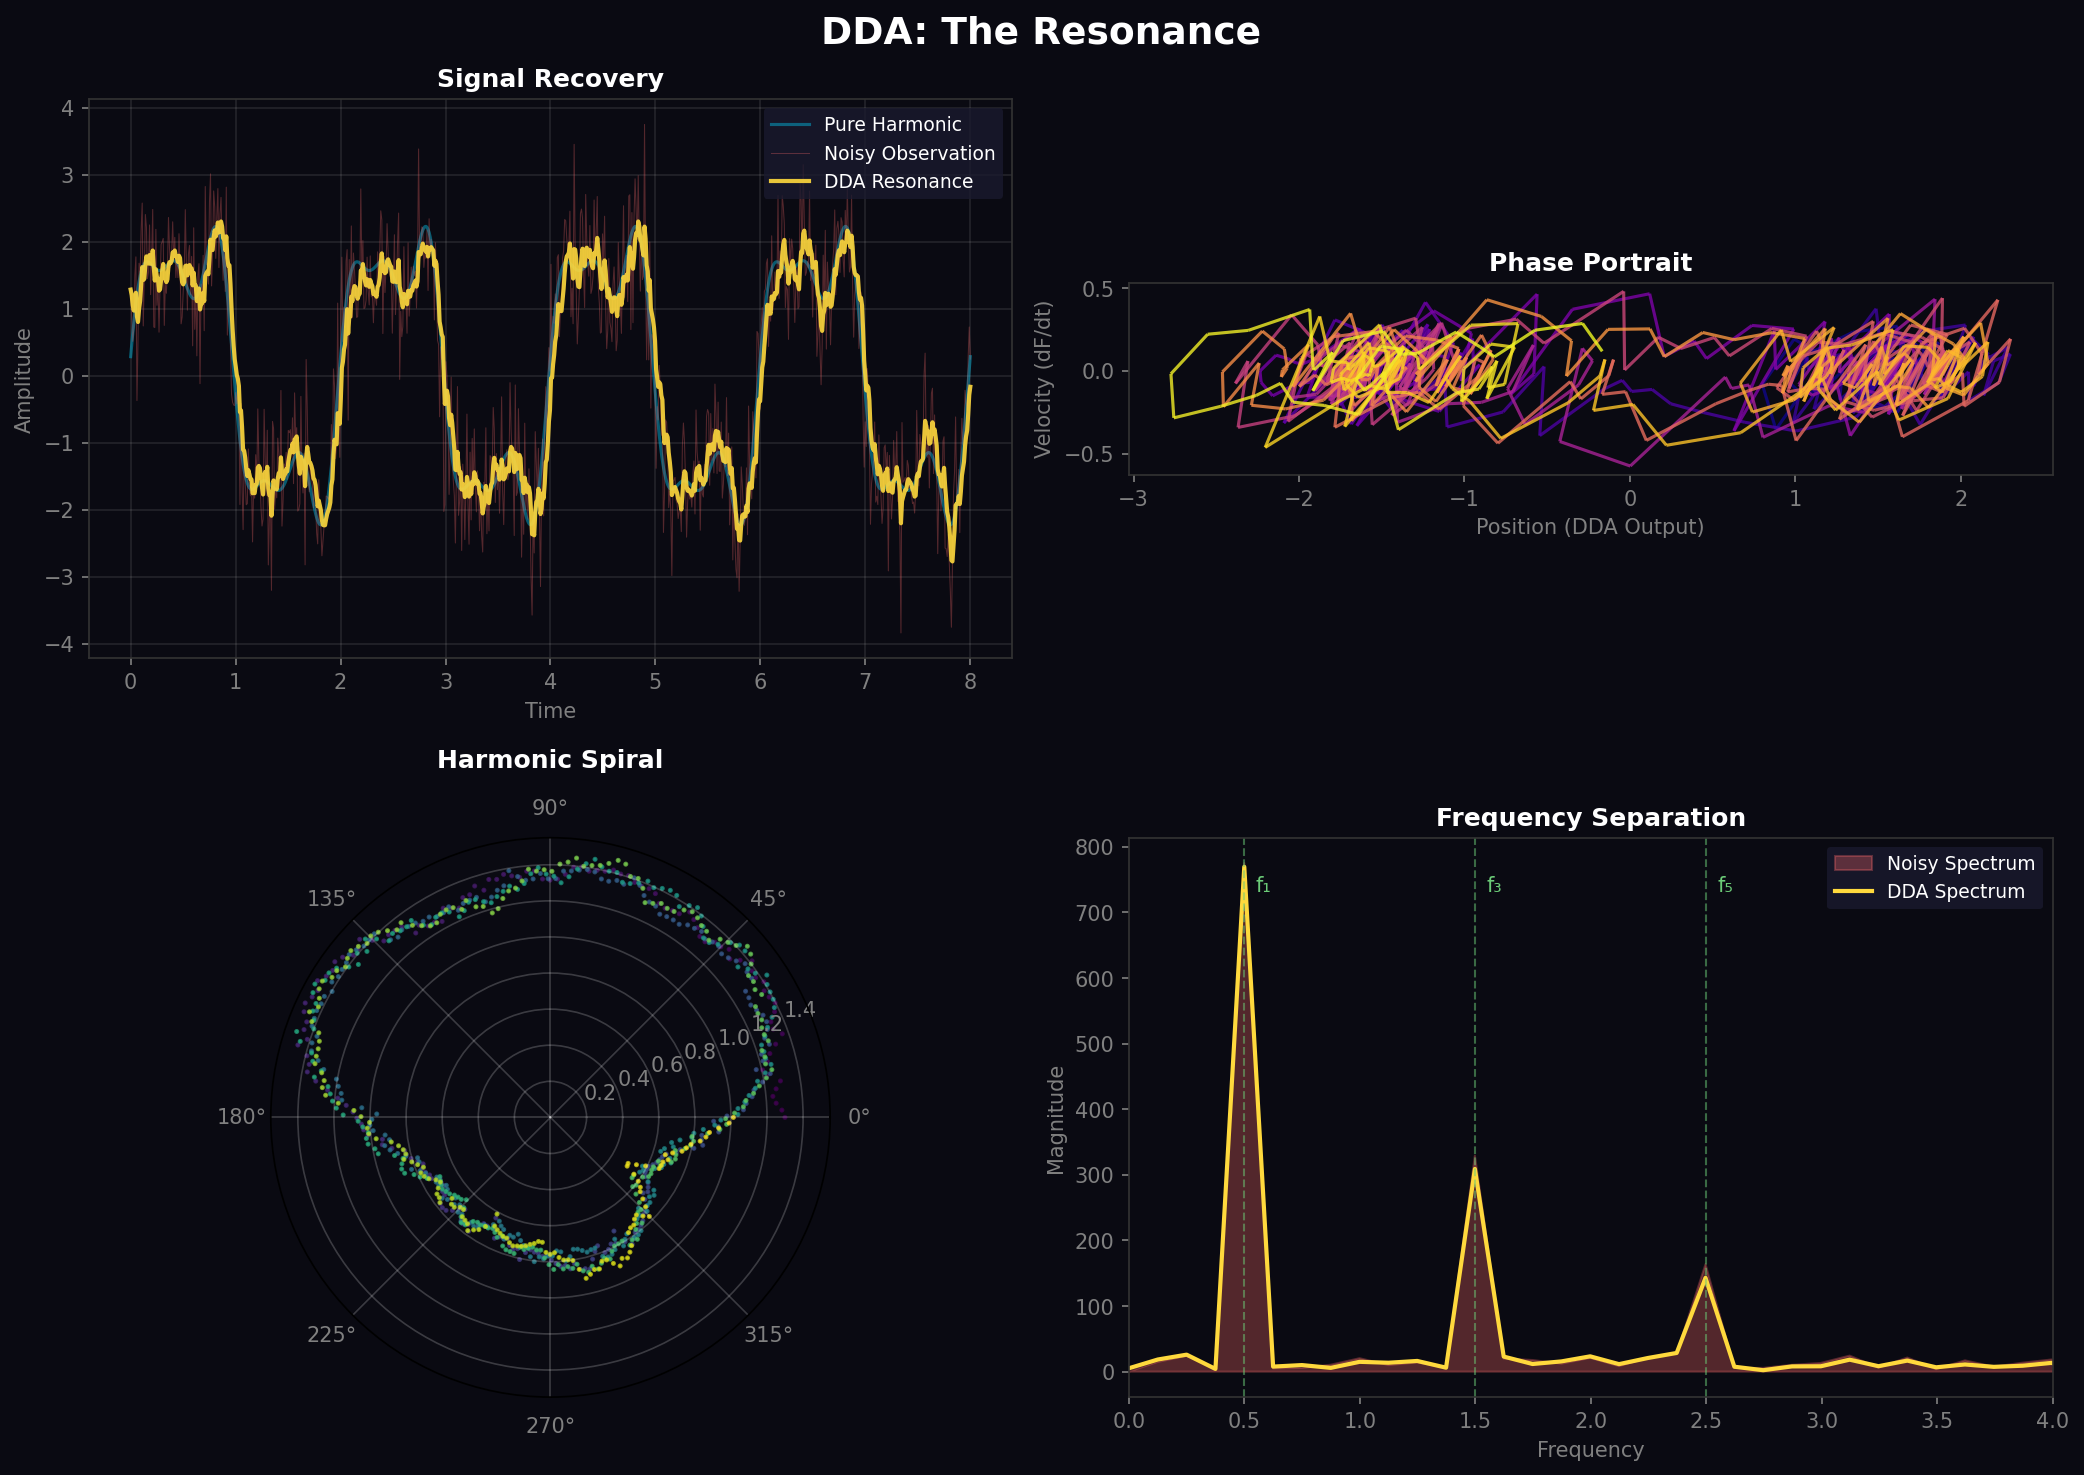

This figure's Python source:
"""
DDA "THE RESONANCE" — Sinusoidal Harmony
-----------------------------------------
DDA finding the rhythm in chaos.

A visualization of DDA tracking layered sinusoidal signals:
- Multiple frequencies interfering
- Noise corrupting the harmony
- DDA finding and following the fundamental pulse

Creates beautiful Lissajous-like spirals showing phase relationships.
"""
import numpy as np
import matplotlib.pyplot as plt
from matplotlib.collections import LineCollection
from dataclasses import dataclass
import warnings

warnings.filterwarnings('ignore')


@dataclass
class ResonanceConfig:
    P0: float = 0.80           
    m: float = 0.20            
    derivative_boost: float = 0.5
    ema_alpha: float = 0.2


class DDA_Resonator:
    """DDA tuned to find the signal in the noise."""
    
    def __init__(self):
        self.c = ResonanceConfig()
        self.F_prev = 0.0
        self.I_prev = 0.0
        self.dF = 0.0
        self.k = 1.0
        self.init = False
        
    def resonate(self, signal):
        if not self.init:
            self.F_prev = signal
            self.I_prev = signal
            self.init = True
            return signal
        
        delta = signal - self.I_prev
        self.dF = (self.c.ema_alpha * delta) + ((1 - self.c.ema_alpha) * self.dF)
        
        L = signal + (self.c.derivative_boost * self.dF)
        F = (self.c.P0 * self.k * self.F_prev) + (self.c.m * L)
        
        self.F_prev = F
        self.I_prev = signal
        return F


def create_harmonic_signal(t, noise_level=0.5):
    """
    Create a complex signal from layered sinusoidals.
    Like multiple instruments playing together.
    """
    # The fundamental — the heartbeat
    fundamental = 2.0 * np.sin(2 * np.pi * 0.5 * t)
    
    # The third harmonic — adds richness
    third = 0.8 * np.sin(2 * np.pi * 1.5 * t)
    
    # The fifth harmonic — sparkle
    fifth = 0.4 * np.sin(2 * np.pi * 2.5 * t + np.pi/4)
    
    # The pure signal (chord)
    pure_signal = fundamental + third + fifth
    
    # Corruption: noise + random phase drift
    noise = np.random.normal(0, noise_level, len(t))
    
    # Corrupted signal (what we observe)
    noisy_signal = pure_signal + noise
    
    return pure_signal, noisy_signal, fundamental


def render_resonance():
    print("🎵 THE RESONANCE")
    print("=" * 50)
    print("\"In chaos, the algorithm finds the song.\"")
    print("=" * 50)
    
    np.random.seed(2024)
    
    # Time
    t = np.linspace(0, 8, 800)
    
    # Generate signals
    pure, noisy, fundamental = create_harmonic_signal(t, noise_level=0.6)
    
    # DDA finds the rhythm
    resonator = DDA_Resonator()
    filtered = np.array([resonator.resonate(s) for s in noisy])
    
    # --- VISUALIZATION ---
    fig = plt.figure(figsize=(14, 10))
    fig.patch.set_facecolor('#0a0a12')
    
    # Color palette: ocean vibes
    pure_color = '#00d4ff'      # Cyan
    noise_color = '#ff6b6b'     # Coral
    dda_color = '#ffd93d'       # Gold
    fundamental_color = '#6bcb77'  # Mint
    
    # === PANEL 1: The Waveforms ===
    ax1 = fig.add_subplot(2, 2, 1)
    ax1.set_facecolor('#0a0a12')
    
    ax1.plot(t, pure, color=pure_color, lw=1.5, alpha=0.4, label='Pure Harmonic')
    ax1.plot(t, noisy, color=noise_color, lw=0.5, alpha=0.3, label='Noisy Observation')
    ax1.plot(t, filtered, color=dda_color, lw=2, alpha=0.9, label='DDA Resonance')
    
    ax1.set_title("Signal Recovery", color='white', fontsize=12, fontweight='bold')
    ax1.set_xlabel("Time", color='gray')
    ax1.set_ylabel("Amplitude", color='gray')
    ax1.legend(loc='upper right', facecolor='#1a1a2e', edgecolor='none', 
               labelcolor='white', fontsize=9)
    ax1.tick_params(colors='gray')
    ax1.grid(True, alpha=0.1, color='white')
    for spine in ax1.spines.values():
        spine.set_color('#333')
    
    # === PANEL 2: Phase Space (Lissajous) ===
    ax2 = fig.add_subplot(2, 2, 2)
    ax2.set_facecolor('#0a0a12')
    
    # Create Lissajous by plotting signal vs its derivative
    dda_velocity = np.diff(filtered, prepend=filtered[0])
    
    # Color by time progression
    points = np.array([filtered, dda_velocity]).T.reshape(-1, 1, 2)
    segments = np.concatenate([points[:-1], points[1:]], axis=1)
    
    norm = plt.Normalize(0, len(t))
    lc = LineCollection(segments, cmap='plasma', norm=norm, linewidths=1.5, alpha=0.8)
    lc.set_array(np.arange(len(t)))
    ax2.add_collection(lc)
    ax2.autoscale()
    
    ax2.set_title("Phase Portrait", color='white', fontsize=12, fontweight='bold')
    ax2.set_xlabel("Position (DDA Output)", color='gray')
    ax2.set_ylabel("Velocity (dF/dt)", color='gray')
    ax2.tick_params(colors='gray')
    ax2.set_aspect('equal')
    for spine in ax2.spines.values():
        spine.set_color('#333')
    
    # === PANEL 3: Harmonic Spiral ===
    ax3 = fig.add_subplot(2, 2, 3, projection='polar')
    ax3.set_facecolor('#0a0a12')
    
    # Create spiral using filtered signal as radius, time as angle
    theta = t * 2 * np.pi / 2  # Angular progression
    r = (filtered - filtered.min()) / (filtered.max() - filtered.min()) + 0.5
    
    # Plot as colored scatter
    colors = plt.cm.viridis(np.linspace(0, 1, len(t)))
    ax3.scatter(theta, r, c=colors, s=2, alpha=0.7)
    
    ax3.set_title("Harmonic Spiral", color='white', fontsize=12, fontweight='bold', pad=15)
    ax3.tick_params(colors='gray')
    ax3.grid(True, alpha=0.2, color='white')
    
    # === PANEL 4: Frequency Domain Intuition ===
    ax4 = fig.add_subplot(2, 2, 4)
    ax4.set_facecolor('#0a0a12')
    
    # Simple FFT visualization
    from scipy.fft import fft, fftfreq
    
    n = len(t)
    dt = t[1] - t[0]
    
    # FFT of noisy vs DDA
    fft_noisy = np.abs(fft(noisy))[:n//2]
    fft_dda = np.abs(fft(filtered))[:n//2]
    freqs = fftfreq(n, dt)[:n//2]
    
    ax4.fill_between(freqs, fft_noisy, alpha=0.3, color=noise_color, label='Noisy Spectrum')
    ax4.plot(freqs, fft_dda, color=dda_color, lw=2, label='DDA Spectrum')
    
    # Mark the harmonics
    for f, label in [(0.5, 'f₁'), (1.5, 'f₃'), (2.5, 'f₅')]:
        ax4.axvline(f, color=fundamental_color, alpha=0.5, linestyle='--', lw=1)
        ax4.text(f + 0.05, ax4.get_ylim()[1] * 0.9, label, color=fundamental_color, fontsize=10)
    
    ax4.set_xlim(0, 4)
    ax4.set_title("Frequency Separation", color='white', fontsize=12, fontweight='bold')
    ax4.set_xlabel("Frequency", color='gray')
    ax4.set_ylabel("Magnitude", color='gray')
    ax4.legend(loc='upper right', facecolor='#1a1a2e', edgecolor='none',
               labelcolor='white', fontsize=9)
    ax4.tick_params(colors='gray')
    for spine in ax4.spines.values():
        spine.set_color('#333')
    
    plt.suptitle("DDA: The Resonance", fontsize=18, fontweight='bold', 
                 color='white', y=0.98)
    
    plt.tight_layout()
    plt.savefig('dda_resonance.png', dpi=150, facecolor='#0a0a12', 
                edgecolor='none', bbox_inches='tight')
    
    print("\n✓ Saved to dda_resonance.png")
    print("\n\"The harmonics were always there.")
    print(" DDA just knows how to listen.\"")


if __name__ == "__main__":
    render_resonance()
